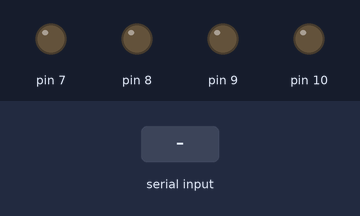
Recording of a sketch running on a simulated Arduino Uno, built with avr-gcc and run on an emulated ATmega328P. Shown: output pins drawn as LEDs (lit = HIGH). The test bench sets the inputs (shaded band).

Above: at 1.2 s.
1.3 s: "a" received over Serial
At 1.7 s:
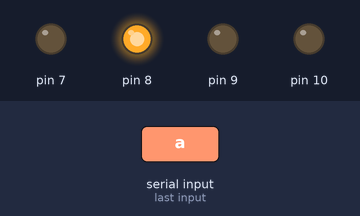
2.8 s: "c" received over Serial
At 4.0 s:
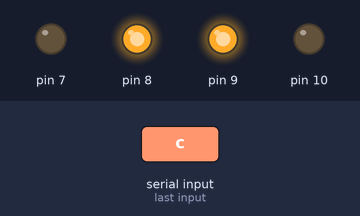
4.3 s: "b" received over Serial
At 5.2 s:
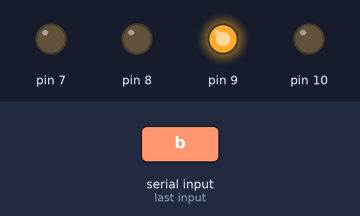
5.8 s: "d" received over Serial
At 6.3 s:
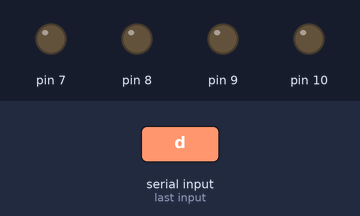
Timing chart, 0 to 8.3 s (numbered marks = the images above; inputs shaded):
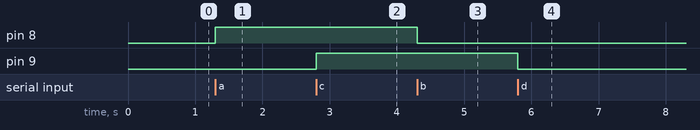

Measured:
- after the input at 1.3 s, pin 8: LOW → HIGH at once
- after the input at 2.8 s, pin 9: LOW → HIGH at once
- after the input at 4.3 s, pin 8: HIGH → LOW at once
- after the input at 5.8 s, pin 9: HIGH → LOW at once

The sketch:

Codigo.ino
```cpp
#include <SoftwareSerial.h>
int estado = 10;
void setup() {
    Serial.begin(9600);
    pinMode(7,OUTPUT);
    pinMode(8,OUTPUT);
    pinMode(9,OUTPUT);
    pinMode(10,OUTPUT);
}
void loop() {
    if (Serial.available() > 0 ){
        estado = Serial.read();
    }
    switch(estado)
    {
        case 'a':
            digitalWrite(8,HIGH);
            break;
        case 'b':
            digitalWrite(8,LOW);
            break;
        case 'c':
            digitalWrite(9,HIGH);
            break;
        case 'd':
            digitalWrite(9,LOW);
            break;
        /*case 'n':
            <datos>*/
    }
}
```
